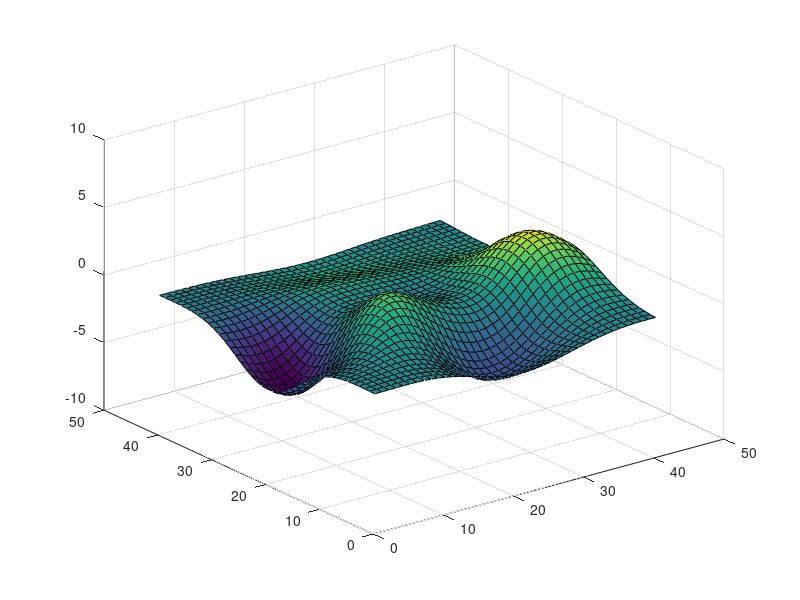

The MATLAB script that drew this image:
%animpeaks1
% Example script to animate the peaks function
%animpeaks1.m  compare this with animpeaks2.m using the profiler
%animpeaks2 uses element wise matrix operations for the computations

%initialisation
n=-20:20;
t=1;
omega=2*pi*0.04; %oscillation frequency for peaks function
kx=pi*0.15;      %wavenumber component for x direction
ky=pi*0.03;      %wavenumber component for y direction


nsz=size(n);
nsize=nsz(2);
x=0.1*n;
y=0.1*n;
for i=1:nsize
    for j=1:nsize
        z(i,j)=peaks(x(i),y(j)).*cos(omega*t+kx*x(i)+ky*y(j));
    end
end

h=surf(z);                  %Create initial surface return a handle for this graphic
axis([0 50 0 50 -10 10]);   %define axis and keep fixed 
hold on;                    %hold the graphics

for t=0:4
    for i=1:nsize
        for j=1:nsize
            z(i,j)=peaks(x(i),y(j)).*cos(omega*t+kx*x(i)+ky*y(j));
        end
    end
    pause(0.15);
    set(h,'ZData',z)        %reset the z data for the grahics window with grahics handle h
    drawnow
end

hold off;